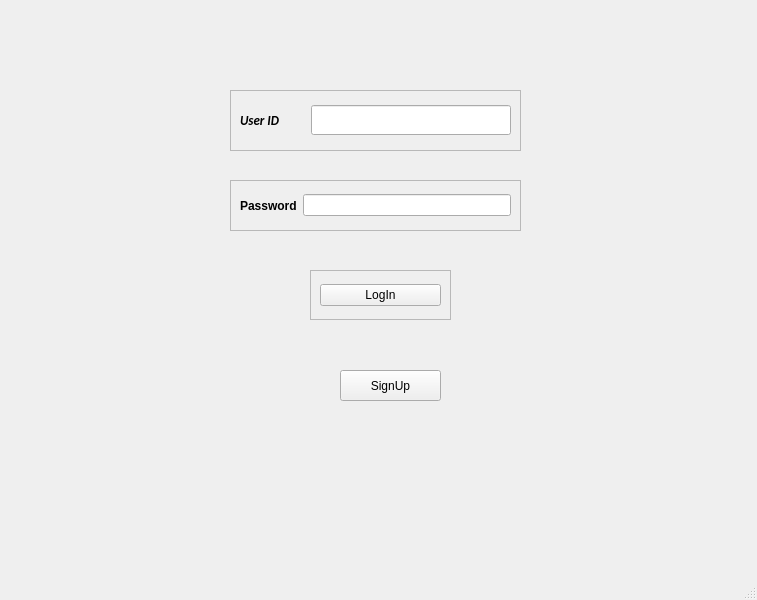
<?xml version="1.0" encoding="UTF-8"?>
<ui version="4.0">
 <class>MainWindow</class>
 <widget class="QMainWindow" name="MainWindow">
  <property name="geometry">
   <rect>
    <x>0</x>
    <y>0</y>
    <width>757</width>
    <height>600</height>
   </rect>
  </property>
  <property name="windowTitle">
   <string>MainWindow</string>
  </property>
  <widget class="QWidget" name="centralwidget">
   <widget class="QFrame" name="frame">
    <property name="geometry">
     <rect>
      <x>230</x>
      <y>90</y>
      <width>291</width>
      <height>61</height>
     </rect>
    </property>
    <property name="frameShape">
     <enum>QFrame::Shape::StyledPanel</enum>
    </property>
    <property name="frameShadow">
     <enum>QFrame::Shadow::Raised</enum>
    </property>
    <layout class="QHBoxLayout" name="horizontalLayout">
     <item>
      <widget class="QLabel" name="label">
       <property name="maximumSize">
        <size>
         <width>100</width>
         <height>49</height>
        </size>
       </property>
       <property name="font">
        <font>
         <family>Calibri</family>
         <pointsize>10</pointsize>
         <italic>true</italic>
         <bold>true</bold>
        </font>
       </property>
       <property name="inputMethodHints">
        <set>Qt::InputMethodHint::ImhNone</set>
       </property>
       <property name="frameShape">
        <enum>QFrame::Shape::NoFrame</enum>
       </property>
       <property name="frameShadow">
        <enum>QFrame::Shadow::Sunken</enum>
       </property>
       <property name="lineWidth">
        <number>1</number>
       </property>
       <property name="midLineWidth">
        <number>0</number>
       </property>
       <property name="text">
        <string>User ID</string>
       </property>
      </widget>
     </item>
     <item>
      <widget class="QLineEdit" name="userID_lineEdit">
       <property name="maximumSize">
        <size>
         <width>200</width>
         <height>30</height>
        </size>
       </property>
       <property name="font">
        <font>
         <family>Calibri</family>
        </font>
       </property>
       <property name="layoutDirection">
        <enum>Qt::LayoutDirection::LeftToRight</enum>
       </property>
       <property name="maxLength">
        <number>20</number>
       </property>
       <property name="alignment">
        <set>Qt::AlignmentFlag::AlignCenter</set>
       </property>
       <property name="placeholderText">
        <string extracomment="Login ID"/>
       </property>
      </widget>
     </item>
    </layout>
   </widget>
   <widget class="QFrame" name="frame_2">
    <property name="geometry">
     <rect>
      <x>230</x>
      <y>180</y>
      <width>291</width>
      <height>51</height>
     </rect>
    </property>
    <property name="frameShape">
     <enum>QFrame::Shape::StyledPanel</enum>
    </property>
    <property name="frameShadow">
     <enum>QFrame::Shadow::Raised</enum>
    </property>
    <layout class="QHBoxLayout" name="horizontalLayout_2">
     <item>
      <widget class="QLabel" name="label_2">
       <property name="font">
        <font>
         <bold>true</bold>
        </font>
       </property>
       <property name="text">
        <string>Password</string>
       </property>
      </widget>
     </item>
     <item>
      <widget class="QLineEdit" name="password_lineEdit">
       <property name="maxLength">
        <number>18</number>
       </property>
       <property name="echoMode">
        <enum>QLineEdit::EchoMode::Password</enum>
       </property>
       <property name="alignment">
        <set>Qt::AlignmentFlag::AlignCenter</set>
       </property>
      </widget>
     </item>
    </layout>
   </widget>
   <widget class="QFrame" name="frame_3">
    <property name="geometry">
     <rect>
      <x>310</x>
      <y>270</y>
      <width>141</width>
      <height>50</height>
     </rect>
    </property>
    <property name="maximumSize">
     <size>
      <width>150</width>
      <height>50</height>
     </size>
    </property>
    <property name="frameShape">
     <enum>QFrame::Shape::StyledPanel</enum>
    </property>
    <property name="frameShadow">
     <enum>QFrame::Shadow::Raised</enum>
    </property>
    <layout class="QHBoxLayout" name="horizontalLayout_3">
     <item>
      <widget class="QPushButton" name="login_pushButton">
       <property name="text">
        <string>LogIn</string>
       </property>
      </widget>
     </item>
    </layout>
   </widget>
   <widget class="QPushButton" name="signUp_pushButton">
    <property name="geometry">
     <rect>
      <x>340</x>
      <y>370</y>
      <width>101</width>
      <height>31</height>
     </rect>
    </property>
    <property name="text">
     <string>SignUp</string>
    </property>
   </widget>
  </widget>
  <widget class="QMenuBar" name="menubar">
   <property name="geometry">
    <rect>
     <x>0</x>
     <y>0</y>
     <width>757</width>
     <height>25</height>
    </rect>
   </property>
  </widget>
  <widget class="QStatusBar" name="statusbar"/>
 </widget>
 <resources/>
 <connections/>
</ui>
